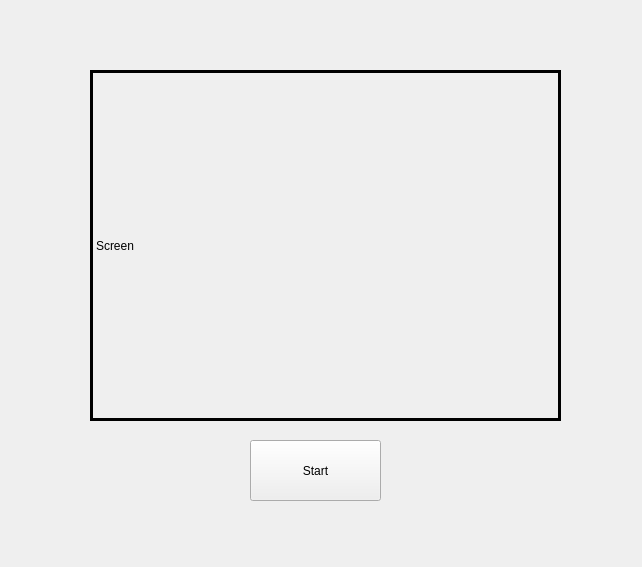
<?xml version="1.0" encoding="UTF-8"?>
<ui version="4.0">
 <class>Form</class>
 <widget class="QWidget" name="Form">
  <property name="geometry">
   <rect>
    <x>0</x>
    <y>0</y>
    <width>642</width>
    <height>567</height>
   </rect>
  </property>
  <property name="windowTitle">
   <string>Form</string>
  </property>
  <widget class="QLabel" name="label">
   <property name="geometry">
    <rect>
     <x>90</x>
     <y>70</y>
     <width>471</width>
     <height>351</height>
    </rect>
   </property>
   <property name="frameShape">
    <enum>QFrame::Box</enum>
   </property>
   <property name="lineWidth">
    <number>3</number>
   </property>
   <property name="text">
    <string>Screen</string>
   </property>
  </widget>
  <widget class="QPushButton" name="pushButton">
   <property name="geometry">
    <rect>
     <x>250</x>
     <y>440</y>
     <width>131</width>
     <height>61</height>
    </rect>
   </property>
   <property name="text">
    <string>Start</string>
   </property>
  </widget>
 </widget>
 <resources/>
 <connections/>
</ui>
